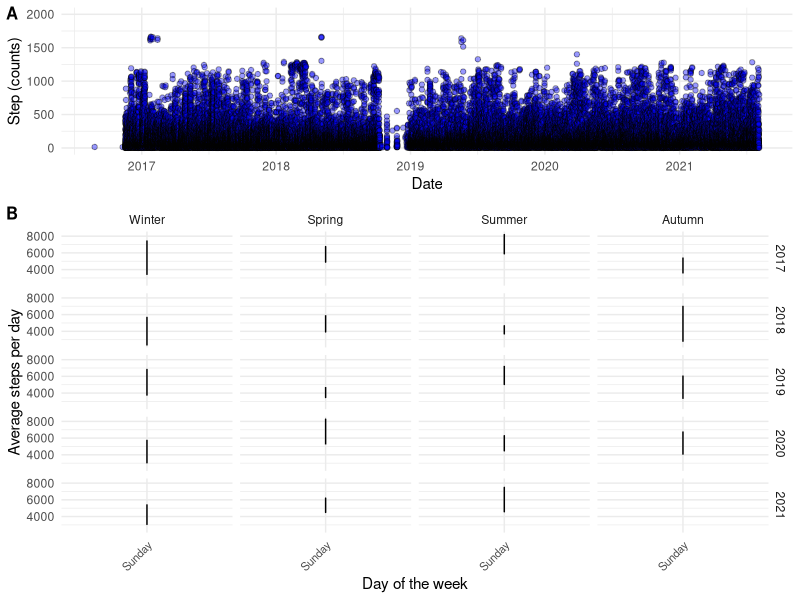

The R script that drew this image:
## ---- chunk 1


library(tidyverse)
library(lubridate)
library(cowplot)


steps <- read_csv2("./data/steps.csv") %>%
  
  mutate(start = dmy_hm(Start), 
         finish = dmy_hm(Finish)) %>%
  

  dplyr::select(start, finish, steps = `Steps (count)`) %>%

  mutate(
    date = format(start, '%Y-%m-%d'),
    month = format(start, '%m'),
    span = (as.numeric(finish - start)/60)/60,
         
         year = format(start, '%Y'), 
         day_of_week = weekdays(start), 
         season = if_else(month %in% c("01", "02", "12"), "Winter", 
                          if_else(month %in% c("03", "04", "05"), "Spring", 
                          if_else(month %in% c("06", "07", "08"), "Summer", 
                          "Autumn")))) %>%
  
  # Remove records that span more than 9 hours
  filter(span < 9) 


steps_fig1 <- steps %>%
  mutate(date = ymd(date)) %>%
  filter(steps < 10000) %>%
  
  ggplot(aes(date, steps)) + geom_point(shape = 21, fill = "blue", alpha = 0.4) + 
  scale_y_continuous(limits = c(0, 2000)) +
  labs(y = "Step (counts)", 
       x = "Date") + 
  theme_minimal()



steps_fig2 <- steps %>%
  group_by(year, day_of_week, season, date) %>%
  summarise(steps = sum(steps)) %>%
  
  group_by(year, day_of_week, season) %>%
  summarise(steps = mean(steps)) %>%
  
  
  mutate(day_of_week = if_else(day_of_week == "mandag", "Monday", 
                               if_else(day_of_week == "tirsdag", "Tuesday",
                                       if_else(day_of_week == "onsdag", "Wednesday",
                                               if_else(day_of_week == "torsdag", "Thursday",
                                                       if_else(day_of_week == "fredag", "Friday",
                                                               if_else(day_of_week == "lørdag", "Saturday","Sunday")))))),
         day_of_week = factor(day_of_week, levels = c("Monday",
                                         "Tuesday", 
                                         "Wednesday",
                                         "Thursday",
                                         "Friday",
                                         "Saturday",
                                         "Sunday")), 
         season = factor(season, levels = c("Winter", "Spring", "Summer", "Autumn"))) %>%
  
  filter(year != "2016") %>%

  ggplot(aes(day_of_week, steps, group = year)) + geom_line() + facet_grid(year ~ season) + 
  
  labs(y = "Average steps per day", 
       x = "Day of the week") + 
  scale_x_discrete()+ 
  theme_minimal() +
  theme(axis.text.x = element_text(size = 8, angle = 45, hjust = 1))
  
  
  plot_grid(steps_fig1, 
            steps_fig2, ncol = 1, 
            rel_heights = c(0.5, 1), 
            labels = "AUTO", 
            label_size = 12)


